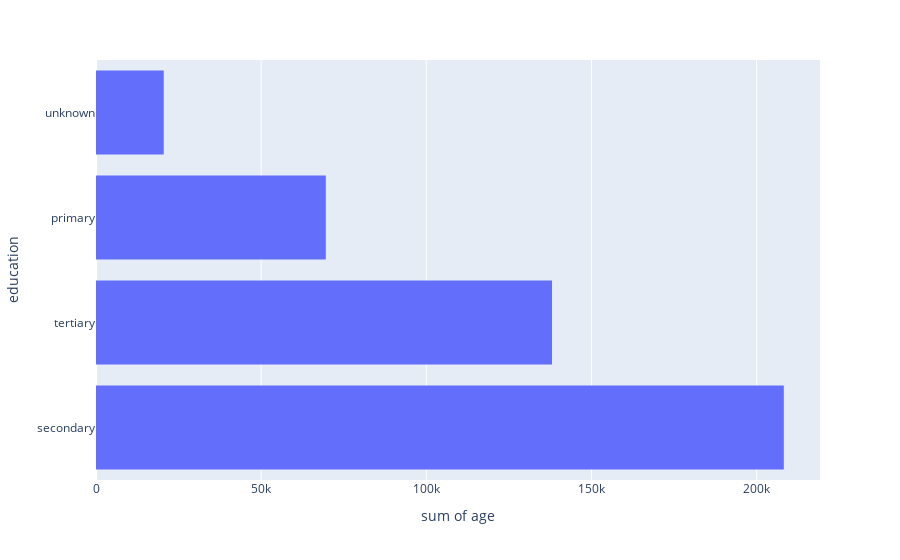

The notebook cell this image was saved under:
### Code cell
histogram(dfClientDataReadable,"age","education")

### Figure 1 — Plotly figure (JSON) as saved in the notebook; plotly's stock layout.template omitted (floating-point values rounded to 4 significant figures; data arrays with more than 128 entries replaced by an {"elided": "..."} marker saying what was removed)
{"data": [{"alignmentgroup": "True", "bingroup": "y", "histfunc": "sum", "hovertemplate": "sum of age=%{x}<br>education=%{y}<extra></extra>", "legendgroup": "", "marker": {"color": "#636efa", "pattern": {"shape": ""}}, "name": "", "offsetgroup": "", "orientation": "h", "showlegend": false, "type": "histogram", "x": {"elided": "10578 int values"}, "xaxis": "x", "y": {"elided": "10578 str values"}, "yaxis": "y"}], "layout": {"autosize": true, "barmode": "relative", "legend": {"tracegroupgap": 0}, "margin": {"t": 60}, "xaxis": {"anchor": "y", "autorange": true, "domain": [0, 1], "range": [0, 219200.0], "title": {"text": "sum of age"}, "type": "linear"}, "yaxis": {"anchor": "x", "autorange": true, "domain": [0, 1], "range": [-0.5, 3.5], "title": {"text": "education"}, "type": "category"}}}
